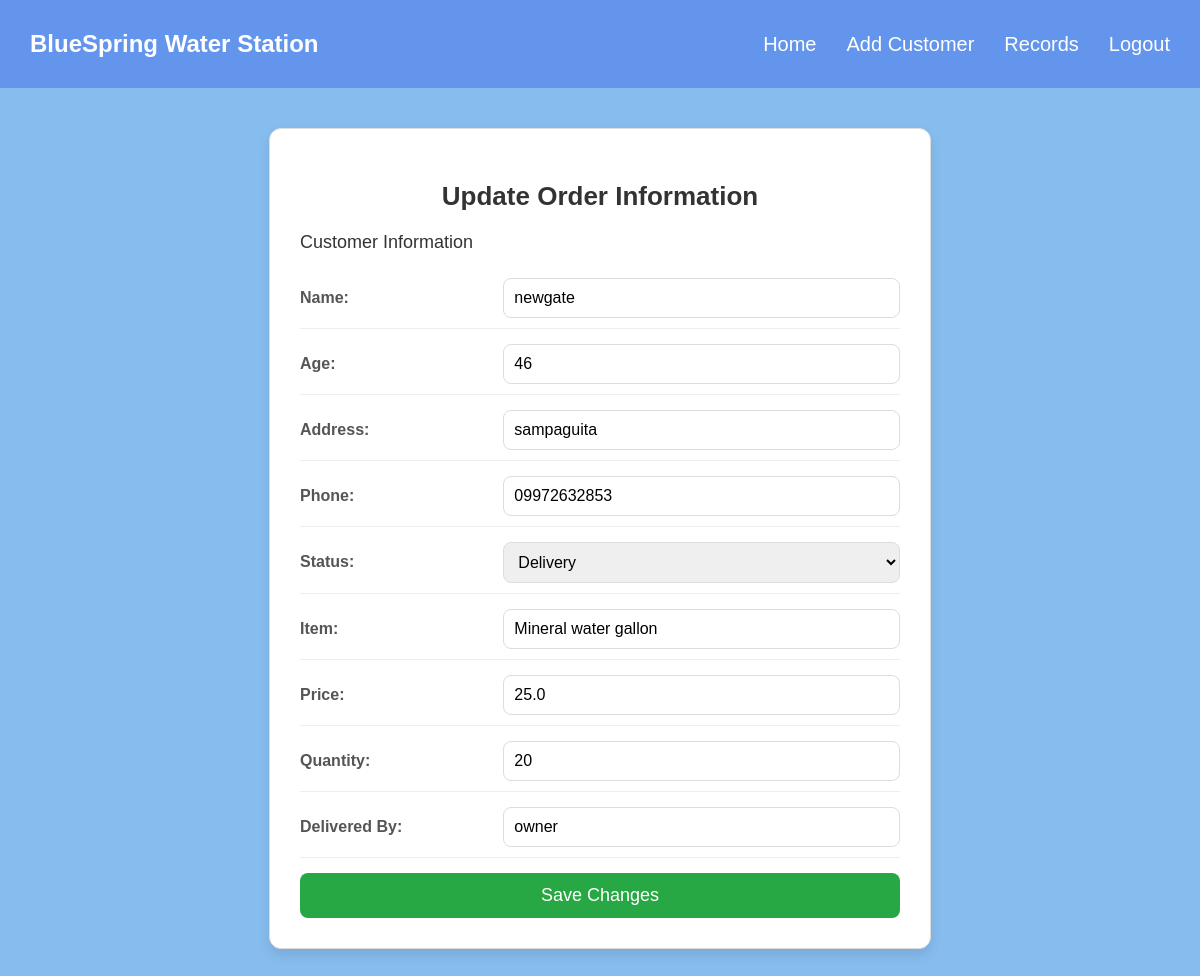
The page /edit_order/70/ (signed in) on the database its author committed.
### app/models.py (models this page shows, shortened)
class Order(models.Model):
    customer = models.ForeignKey(Customer, on_delete=models.CASCADE, null=True, blank=True)
    ORDER_STATUS_CHOICES = [
        ('Pending', 'Pending'),
        ('Delivery', 'Delivery'),
        ('Customer Pick-up', 'Customer Pick-up'),
    ]
    order_date = models.DateTimeField(auto_now_add=True)
    status = models.CharField(max_length=50, choices=ORDER_STATUS_CHOICES, default='Pending')

class Customer(models.Model):
    name = models.CharField(max_length=50)
    age = models.PositiveIntegerField()
    address = models.CharField(max_length=150)
    phone = models.CharField(max_length=20, null=True, blank=True)

class OrderItem(models.Model):
    order = models.ForeignKey(Order, related_name="items", on_delete=models.CASCADE)
    item = models.ForeignKey(Item, on_delete=models.CASCADE)
    quantity = models.IntegerField()

class Item(models.Model):
    name = models.CharField(max_length=100, default='Mineral water gallon')
    price = models.FloatField()
    stock = models.IntegerField(default=0)

class Delivery(models.Model):
    order = models.ForeignKey(Order, on_delete=models.CASCADE)
    delivered_by = models.CharField(max_length=50, null=True, blank=True)

### app/views.py (the view)
# urls.py: path('edit_order/<int:order_id>/', views.edit_order, name='edit_order'),
@login_required
def edit_order(request, order_id):
    order = get_object_or_404(Order, id=order_id)
    if request.method == 'POST':
        customer_form = CustomerForm(request.POST, instance=order.customer)
        order_form = OrderForm(request.POST, instance=order)
        order_item_form = OrderItemForm(request.POST, instance=order.items.first())
        delivery_form = DeliveryForm(request.POST, instance=order.delivery_set.first())
        if all([
            customer_form.is_valid(),
            order_form.is_valid(),
            order_item_form.is_valid(),
            delivery_form.is_valid()
        ]):
            customer_form.save()
            order_form.save()
            order_item_form.save()
            delivery_form.save()
            return redirect('records')
    else:
        customer_form = CustomerForm(instance=order.customer)
        order_form = OrderForm(instance=order)
        order_item_form = OrderItemForm(instance=order.items.first())
        delivery_form = DeliveryForm(instance=order.delivery_set.first())
    return render(request, 'edit_order.html', {
        'order': order,
        'customer_form': customer_form,
        'order_form': order_form,
        'order_item_form': order_item_form,
        'delivery_form': delivery_form,
    })

### app/forms.py
class CustomerForm(forms.ModelForm):
    class Meta:
        model = Customer
        fields = ['name', 'age', 'address', 'phone']

class OrderForm(forms.ModelForm):
    class Meta:
        model = Order
        fields = ['status']

### app/templates/edit_order.html (shortened to what this page needs)
{% extends 'base.html' %}
{% block content %}
    <div class="form-container">
        <h2>Update Order Information</h2>
        <form method="POST">
            <div class="form-title">Customer Information</div>
            <div class="form-group">
                <label for="id_name">Name:</label>
                <input type="text" name="name" id="id_name" value="{{ order.customer.name }}" required>
            </div>
            <div class="form-group">
                <label for="id_age">Age:</label>
                <input type="number" name="age" id="id_age" value="{{ order.customer.age }}" required>
            </div>
            <div class="form-group">
                <label for="id_address">Address:</label>
                <input type="text" name="address" id="id_address" value="{{ order.customer.address }}" required>
            </div>
            <div class="form-group">
                <label for="id_phone">Phone:</label>
                <input type="text" name="phone" id="id_phone" value="{{ order.customer.phone }}" required>
            </div>
            <div class="form-group">
                <label for="id_status">Status:</label>
                <select name="status" id="id_status">
                    <option value="Delivery" {% if order.status == "Delivery" %}selected{% endif %}>Delivery</option>
                </select>
            </div>
            <div class="form-group">
                <label for="id_item_name">Item:</label>
                <input type="text" name="item_name" id="id_item_name" value="{{ order.items.first.item.name }}" required>
            </div>
            <div class="form-group">
                <label for="id_price">Price:</label>
                <input type="number" name="price" id="id_price" value="{{ order.items.first.item.price }}" required>
            </div>
            <div class="form-group">
                <label for="id_quantity">Quantity:</label>
                <input type="number" name="quantity" id="id_quantity" value="{{ order.items.first.quantity }}" required>
            </div>
            <div class="form-group">
                <label for="id_delivered_by">Delivered By:</label>
                <input type="text" name="delivered_by" id="id_delivered_by" value="{{ order.delivery_set.first.delivered_by }}" required>
            </div>
            <button type="submit">Save Changes</button>
        </form>
    </div>
{% endblock %}

### app/templates/base.html (style rules this page uses)
body { font-family: Arial, sans-serif; margin: 0; padding: 0; }

### app/templates/edit_order.html (style rules this page uses)
body { background-color: rgb(134, 189, 238); font-family: Arial, sans-serif; }
.form-container { max-width: 600px; margin: 20px auto; padding: 30px; border: 1px solid #ddd; border-radius: 12px; box-shadow: 0 6px 12px rgba(0, 0, 0, 0.1); background-color: #fff; }
h2 { text-align: center; font-size: 26px; margin-bottom: 20px; color: #333; font-weight: bold; }
form { display: grid; gap: 15px; }
.form-group { display: grid; grid-template-columns: 1fr 2fr; align-items: center; gap: 5px; }
.form-group label { font-weight: bold; font-size: 16px; color: #555; }
.form-group input, .form-group select { padding: 10px; font-size: 16px; border: 1px solid #ddd; border-radius: 8px; transition: all 0.3s ease; }
button { width: 100%; padding: 12px; background-color: #28a745; color: white; border: none; border-radius: 8px; font-size: 18px; cursor: pointer; transition: background-color 0.3s ease; }
.form-title { font-size: 18px; color: #333; text-align: left; margin-bottom: 10px; }
.form-container .form-group { border-bottom: 1px solid #eee; padding-bottom: 10px; }

### rows shown on the page
Order: name "newgate", age "46", address "sampaguita", phone "09972632853", status "Delivery", item_name "Mineral water gallon", price "25.0", quantity "20", delivered_by "owner"
